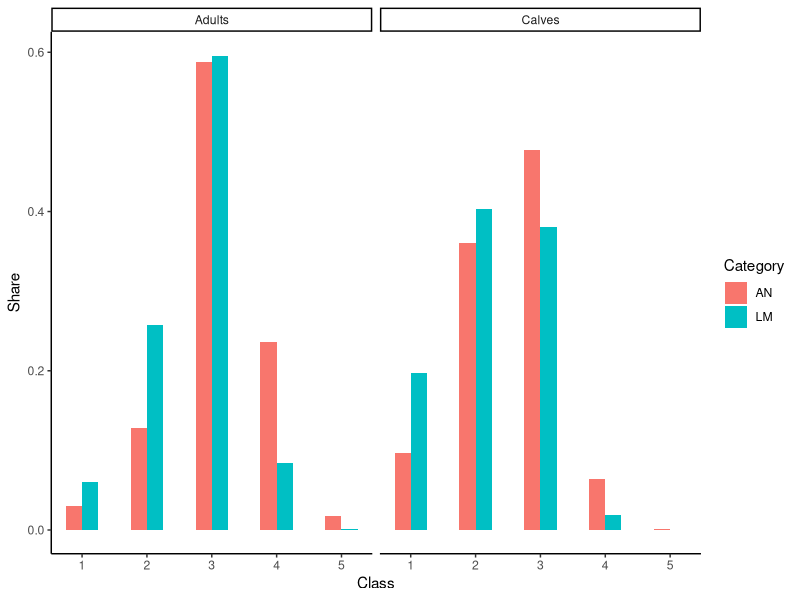
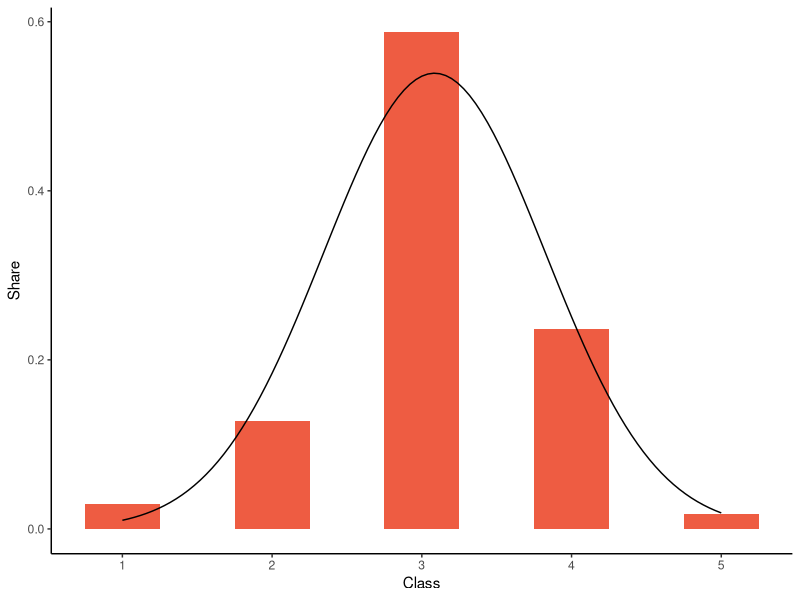
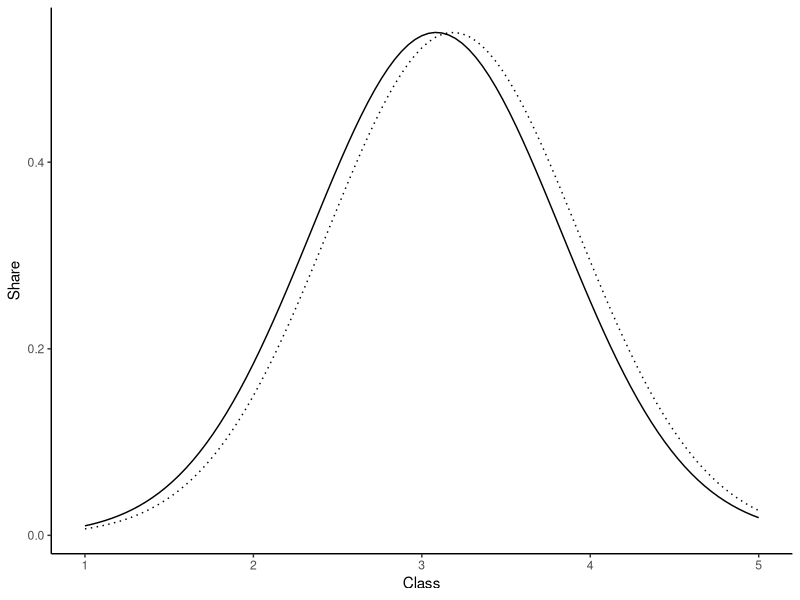

Recreate these plots in R, in order.
## ---- chunk 1
knitr::opts_chunk$set(echo = TRUE)
## ---- chunk 2
library(knitr)
library(kableExtra)
#Vectors of animal numbers Carcass fat 
#Angus with a=stirks and c=calves.
Ancfc <- c(189,706,935,125,2)
Ancfa <- c(802,3415,15673,6314,481)
#Limousin with a=stirks and c=calves.
Lmcfc <- c(735,1504,1419,72,0)
Lmcfa <- c(5102,21958,50705,7169,148)
#Shares Carcass fat
#Angus with a=stirks and c=calves.
Ancfc <- c(189,706,935,125,2)/sum(Ancfc)
Ancfa <- c(802,3415,15673,6314,481)/sum(Ancfa)
#Limousin with a=stirks and c=calves.
Lmcfc <- c(735,1504,1419,72,0)/sum(Lmcfc)
Lmcfa <- c(5102,21958,50705,7169,148)/sum(Lmcfa)

#Values Carcass fat classes
Vcf <- c(1:5)
#Means (M)
#Angus
AncfcM <- sum(Vcf*Ancfc)
AncfaM <- sum(Vcf*Ancfa)
#Limousin
LmcfcM <- sum(Vcf*Lmcfc)
LmcfaM <- sum(Vcf*Lmcfa)

#Standard deviations (S)
#Angus
AncfcS <- 0.76
AncfaS <- 0.74
#Limousin
LmcfcS <- 0.78
LmcfaS <- 0.71


#define number of rows
#x <- cbind(Vcf,Ancfc,Ancfa,Lmcfc,Lmcfa)
#colnames(x) <- c("class", "ANcalves", "ANstirks", "LMcalves", "LMstirks")
#kable(x, booktabs=T, caption="Population shares for each carcass fat class in Angus and Limousin calves and stirks (Kunz, 2018)")
#x <- as.data.frame(x)
# settings barplot
library(ggplot2)
theme_set(theme_classic())
#set dataframe
x <-data.frame(Class=rep(c(1:5),times=2*2),Category=rep(c("AN", "LM"),each=10), Share=c(Ancfc,Ancfa,Lmcfc,Lmcfa))
x$Group <- rep(rep(c("Calves","Adults"),each=5),times=2)
# Plot
g <- ggplot(x,aes(Class,Share))
g +facet_grid(~Group) + geom_bar(stat="identity", width=0.5, aes(fill=Category), position="dodge")+
  theme_classic()
## ---- chunk 3
# Mean price minus stirks / kg carcass weight
# mean price plus or minus for different carcass fat classes from Proviande 2018, week 33.
library(knitr)
z<-data.frame(class=c("1","2","3","4","5"))
x<-data.frame(MT=c(-0.9,-0.3,0,-0.3,-0.7), 
              OB=c(-0.9, -0.3,0,-0.4,-0.9), RG=c(-0.9,-0.3,0,-0.5,-1))
y<-as.matrix(x)
#compute mean over categories
x$mean<-rowMeans(y)
x<-cbind(z,x) 
#defintion of variable
cfap <- x$mean
#Mean price minus calves / kg carcass weight
cfcp <- c(-1.5,-0.6,0,-0.4,1)
x<-cbind(z,cfap,cfcp)
colnames(x) <- c("class", "stirks","calves")
kable(x, digits=1, caption="Price change in Sfr. per kg carcass weight for each carcass fat class in stirks and calves (Proviande, 2018).")
## ---- chunk 4
library(ggplot2)
x <- data.frame(Class=Vcf,Share=Ancfa)
g <- ggplot(x,aes(Class,Share))
g + geom_bar(stat="identity", width=0.5, fill="tomato2") +
  stat_function(fun = dnorm, args = list(mean = AncfaM, sd = AncfaS))+
  theme_classic()
## ---- chunk 5
library(ggplot2)
x <- data.frame(Class=Vcf,Share=Ancfa)
g <- ggplot(x,aes(Class,Share))
g + stat_function(fun = dnorm, args = list(mean = AncfaM, sd = AncfaS))+
  theme_classic()+
  stat_function(fun = dnorm, args = list(mean = AncfaM+0.1, sd = AncfaS),linetype="dotted")
  
